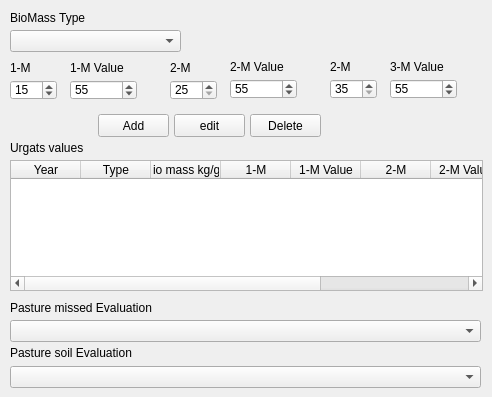
   <widget class="QWidget" name="tab_3">
    <attribute name="title">
     <string>Bio Mass</string>
    </attribute>
    <widget class="QTableWidget" name="urgats_twidget">
     <property name="geometry">
      <rect>
       <x>10</x>
       <y>160</y>
       <width>473</width>
       <height>131</height>
      </rect>
     </property>
     <attribute name="horizontalHeaderDefaultSectionSize">
      <number>70</number>
     </attribute>
     <column>
      <property name="text">
       <string>Year</string>
      </property>
     </column>
     <column>
      <property name="text">
       <string>Type</string>
      </property>
     </column>
     <column>
      <property name="text">
       <string>Bio mass kg/ga</string>
      </property>
     </column>
     <column>
      <property name="text">
       <string>1-M</string>
      </property>
     </column>
     <column>
      <property name="text">
       <string>1-M Value</string>
      </property>
     </column>
     <column>
      <property name="text">
       <string>2-M</string>
      </property>
     </column>
     <column>
      <property name="text">
       <string>2-M Value</string>
      </property>
     </column>
     <column>
      <property name="text">
       <string>3-M</string>
      </property>
     </column>
     <column>
      <property name="text">
       <string>3-M Value</string>
      </property>
     </column>
    </widget>
    <widget class="QLabel" name="label_7">
     <property name="geometry">
      <rect>
       <x>10</x>
       <y>140</y>
       <width>461</width>
       <height>16</height>
      </rect>
     </property>
     <property name="text">
      <string>Urgats values</string>
     </property>
    </widget>
    <widget class="QLabel" name="label_9">
     <property name="geometry">
      <rect>
       <x>10</x>
       <y>10</y>
       <width>151</width>
       <height>16</height>
      </rect>
     </property>
     <property name="text">
      <string>BioMass Type</string>
     </property>
    </widget>
    <widget class="QComboBox" name="biomass_type_cbox">
     <property name="geometry">
      <rect>
       <x>10</x>
       <y>30</y>
       <width>171</width>
       <height>22</height>
      </rect>
     </property>
    </widget>
    <widget class="QSpinBox" name="m_1_sbox">
     <property name="geometry">
      <rect>
       <x>10</x>
       <y>80</y>
       <width>47</width>
       <height>20</height>
      </rect>
     </property>
     <property name="minimum">
      <number>1</number>
     </property>
     <property name="maximum">
      <number>25</number>
     </property>
     <property name="value">
      <number>15</number>
     </property>
    </widget>
    <widget class="QLabel" name="label_10">
     <property name="geometry">
      <rect>
       <x>10</x>
       <y>60</y>
       <width>51</width>
       <height>16</height>
      </rect>
     </property>
     <property name="text">
      <string>1-M</string>
     </property>
    </widget>
    <widget class="QSpinBox" name="m_2_sbox">
     <property name="geometry">
      <rect>
       <x>170</x>
       <y>80</y>
       <width>47</width>
       <height>20</height>
      </rect>
     </property>
     <property name="minimum">
      <number>25</number>
     </property>
     <property name="maximum">
      <number>35</number>
     </property>
    </widget>
    <widget class="QLabel" name="label_11">
     <property name="geometry">
      <rect>
       <x>170</x>
       <y>60</y>
       <width>51</width>
       <height>16</height>
      </rect>
     </property>
     <property name="text">
      <string>2-M</string>
     </property>
    </widget>
    <widget class="QSpinBox" name="m_3_sbox">
     <property name="geometry">
      <rect>
       <x>330</x>
       <y>79</y>
       <width>47</width>
       <height>20</height>
      </rect>
     </property>
     <property name="minimum">
      <number>35</number>
     </property>
     <property name="maximum">
      <number>49</number>
     </property>
    </widget>
    <widget class="QLabel" name="label_12">
     <property name="geometry">
      <rect>
       <x>330</x>
       <y>59</y>
       <width>51</width>
       <height>16</height>
      </rect>
     </property>
     <property name="text">
      <string>2-M</string>
     </property>
    </widget>
    <widget class="QSpinBox" name="m_1_value_sbox">
     <property name="geometry">
      <rect>
       <x>70</x>
       <y>80</y>
       <width>67</width>
       <height>20</height>
      </rect>
     </property>
     <property name="minimum">
      <number>1</number>
     </property>
     <property name="maximum">
      <number>1000</number>
     </property>
     <property name="value">
      <number>55</number>
     </property>
    </widget>
    <widget class="QLabel" name="label_13">
     <property name="geometry">
      <rect>
       <x>70</x>
       <y>60</y>
       <width>81</width>
       <height>16</height>
      </rect>
     </property>
     <property name="text">
      <string>1-M Value</string>
     </property>
    </widget>
    <widget class="QSpinBox" name="m_2_value_sbox">
     <property name="geometry">
      <rect>
       <x>230</x>
       <y>79</y>
       <width>67</width>
       <height>20</height>
      </rect>
     </property>
     <property name="minimum">
      <number>1</number>
     </property>
     <property name="maximum">
      <number>1000</number>
     </property>
     <property name="value">
      <number>55</number>
     </property>
    </widget>
    <widget class="QLabel" name="label_14">
     <property name="geometry">
      <rect>
       <x>230</x>
       <y>59</y>
       <width>71</width>
       <height>16</height>
      </rect>
     </property>
     <property name="text">
      <string>2-M Value</string>
     </property>
    </widget>
    <widget class="QSpinBox" name="m_3_value_sbox">
     <property name="geometry">
      <rect>
       <x>390</x>
       <y>79</y>
       <width>67</width>
       <height>20</height>
      </rect>
     </property>
     <property name="minimum">
      <number>1</number>
     </property>
     <property name="maximum">
      <number>1000</number>
     </property>
     <property name="value">
      <number>55</number>
     </property>
    </widget>
    <widget class="QLabel" name="label_15">
     <property name="geometry">
      <rect>
       <x>390</x>
       <y>59</y>
       <width>81</width>
       <height>16</height>
      </rect>
     </property>
     <property name="text">
      <string>3-M Value</string>
     </property>
    </widget>
    <widget class="QPushButton" name="delete_biomass_button">
     <property name="geometry">
      <rect>
       <x>250</x>
       <y>114</y>
       <width>71</width>
       <height>23</height>
      </rect>
     </property>
     <property name="text">
      <string>Delete</string>
     </property>
    </widget>
    <widget class="QPushButton" name="add_biomass_button">
     <property name="enabled">
      <bool>true</bool>
     </property>
     <property name="geometry">
      <rect>
       <x>98</x>
       <y>114</y>
       <width>71</width>
       <height>23</height>
      </rect>
     </property>
     <property name="text">
      <string>Add</string>
     </property>
    </widget>
    <widget class="QPushButton" name="edit_biomass_button">
     <property name="geometry">
      <rect>
       <x>174</x>
       <y>114</y>
       <width>71</width>
       <height>23</height>
      </rect>
     </property>
     <property name="text">
      <string>edit</string>
     </property>
    </widget>
    <widget class="QLabel" name="label_55">
     <property name="geometry">
      <rect>
       <x>10</x>
       <y>300</y>
       <width>471</width>
       <height>16</height>
      </rect>
     </property>
     <property name="text">
      <string>Pasture missed Evaluation</string>
     </property>
    </widget>
    <widget class="QComboBox" name="soil_evaluation_cbox">
     <property name="geometry">
      <rect>
       <x>10</x>
       <y>320</y>
       <width>471</width>
       <height>22</height>
      </rect>
     </property>
    </widget>
    <widget class="QLabel" name="label_56">
     <property name="geometry">
      <rect>
       <x>10</x>
       <y>345</y>
       <width>471</width>
       <height>16</height>
      </rect>
     </property>
     <property name="text">
      <string>Pasture soil Evaluation</string>
     </property>
    </widget>
    <widget class="QComboBox" name="missed_evaluation_cbox">
     <property name="geometry">
      <rect>
       <x>10</x>
       <y>366</y>
       <width>471</width>
       <height>22</height>
      </rect>
     </property>
    </widget>
   </widget>
